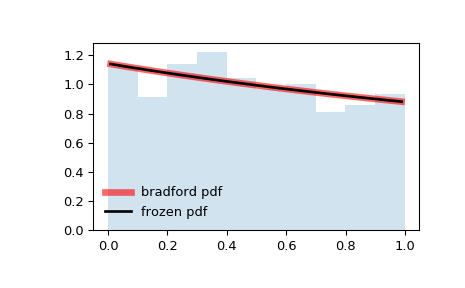

Write Python code to recreate this figure.
from scipy.stats import bradford
import matplotlib.pyplot as plt
fig, ax = plt.subplots(1, 1)

# Calculate a few first moments:

c = 0.299
mean, var, skew, kurt = bradford.stats(c, moments='mvsk')

# Display the probability density function (``pdf``):

x = np.linspace(bradford.ppf(0.01, c),
                bradford.ppf(0.99, c), 100)
ax.plot(x, bradford.pdf(x, c),
       'r-', lw=5, alpha=0.6, label='bradford pdf')

# Alternatively, the distribution object can be called (as a function)
# to fix the shape, location and scale parameters. This returns a "frozen"
# RV object holding the given parameters fixed.

# Freeze the distribution and display the frozen ``pdf``:

rv = bradford(c)
ax.plot(x, rv.pdf(x), 'k-', lw=2, label='frozen pdf')

# Check accuracy of ``cdf`` and ``ppf``:

vals = bradford.ppf([0.001, 0.5, 0.999], c)
np.allclose([0.001, 0.5, 0.999], bradford.cdf(vals, c))
# True

# Generate random numbers:

r = bradford.rvs(c, size=1000)

# And compare the histogram:

ax.hist(r, density=True, histtype='stepfilled', alpha=0.2)
ax.legend(loc='best', frameon=False)
plt.show()
